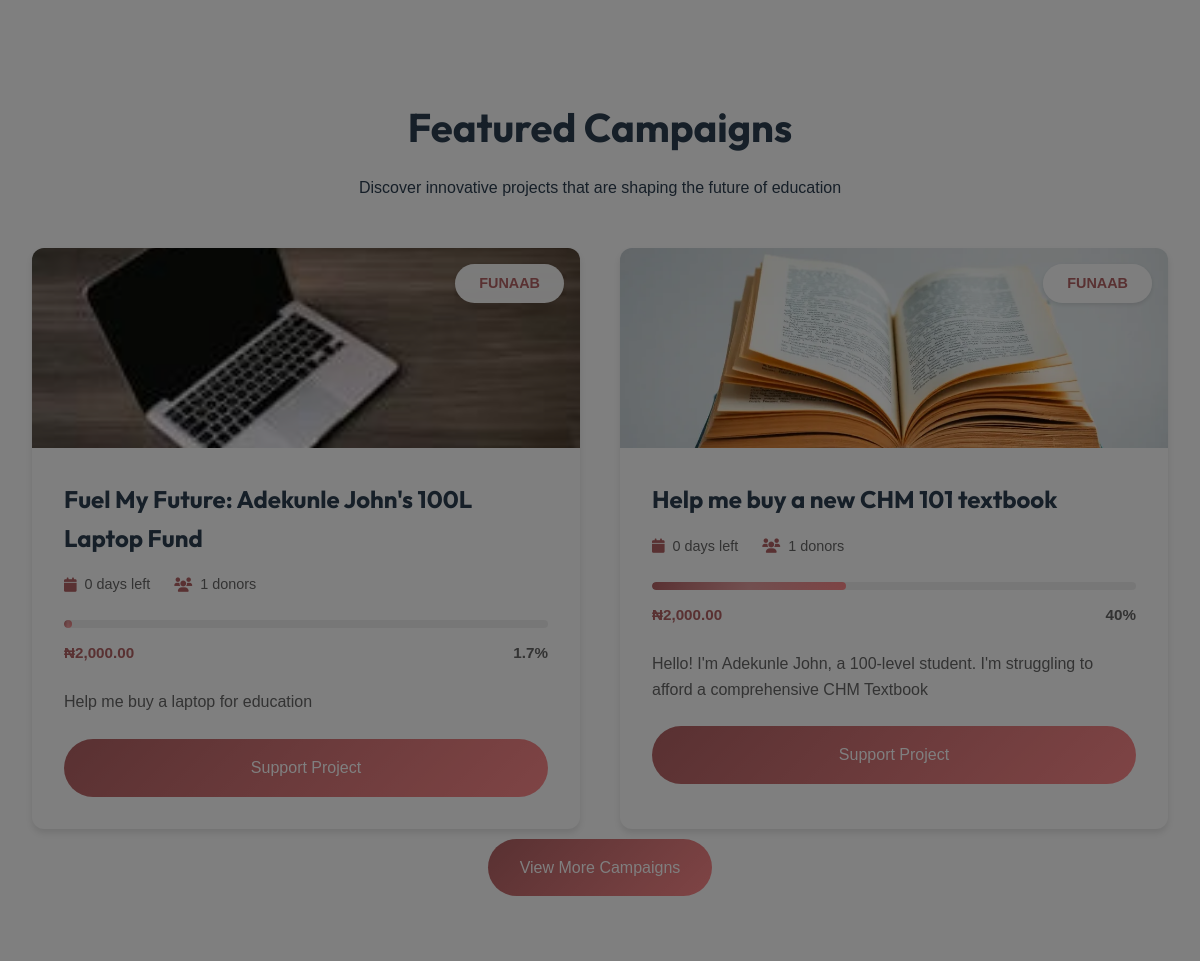
Before: / (middle part) with the older database file.
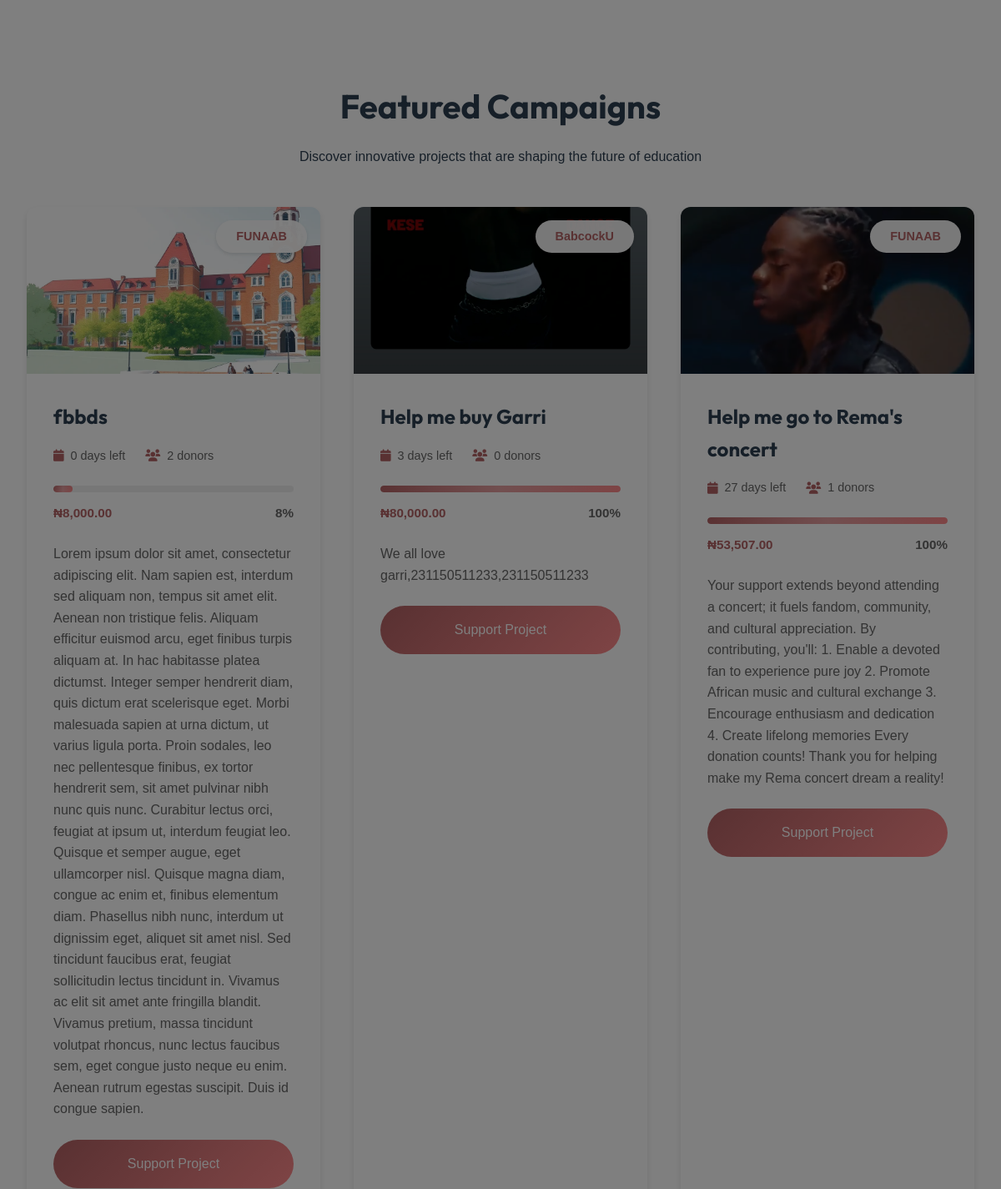
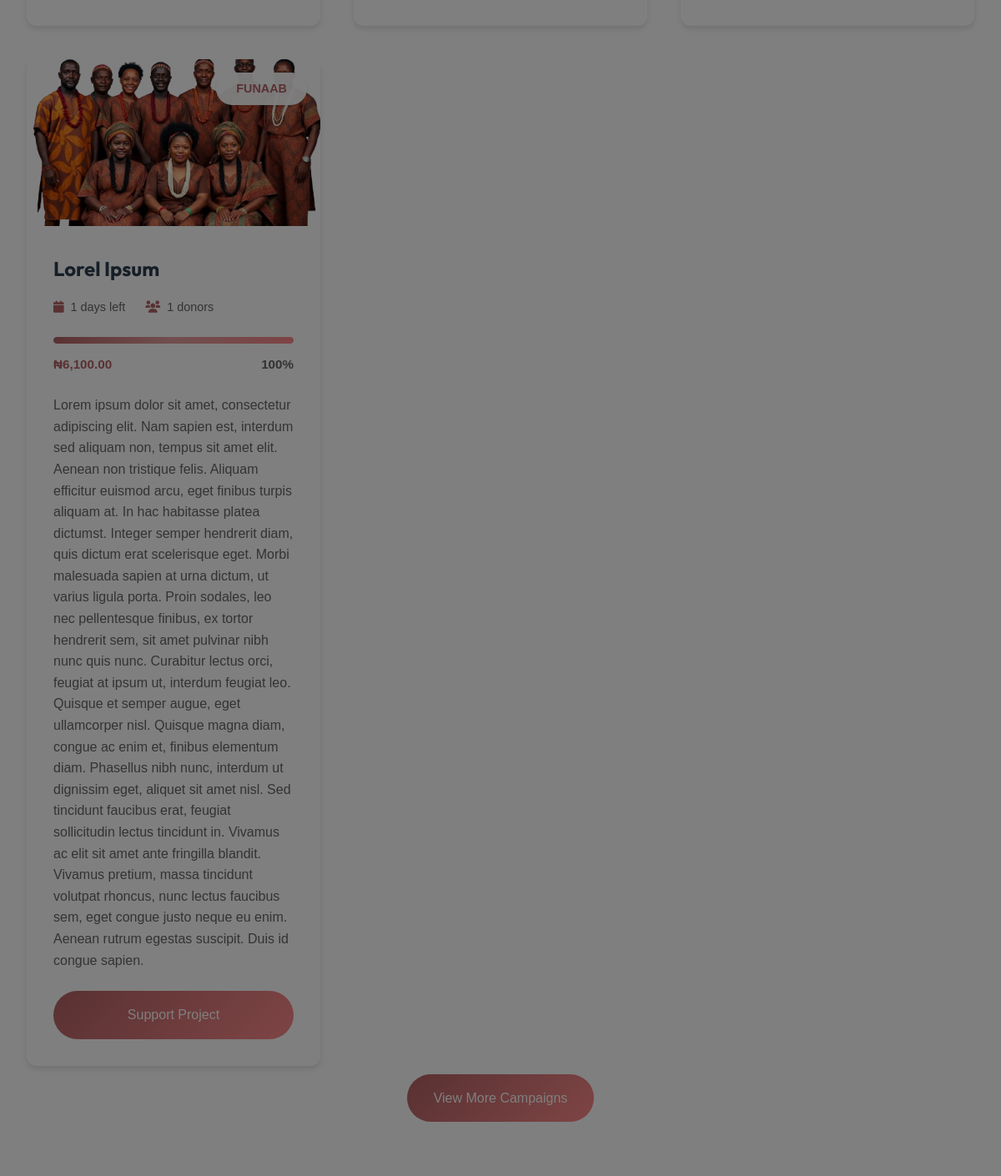
After: the same page with the newer database file (2 pictures, top to bottom).
### tables this page shows
CREATE TABLE `campaigns` (
  `id` int(11) NOT NULL,
  `title` varchar(255) NOT NULL,
  `description` text NOT NULL,
  `impact` text DEFAULT NULL,
  `importance` text DEFAULT NULL,
  `uid` int(11) NOT NULL,
  `goal_amount` decimal(15,2) NOT NULL,
  `university` varchar(200) DEFAULT NULL,
  `amount_raised` decimal(15,2) DEFAULT 0.00,
  `start_date` date NOT NULL,
  `end_date` date NOT NULL,
  `status` enum('active','completed','cancelled') DEFAULT 'active',
  `created_at` timestamp NOT NULL DEFAULT current_timestamp(),
  `updated_at` timestamp NOT NULL DEFAULT current_timestamp() ON UPDATE current_timestamp(),
  `image1` varchar(1000) NOT NULL,
  `image2` varchar(1000) DEFAULT NULL,
  `image3` varchar(1000) DEFAULT NULL,
  `image4` varchar(1000) DEFAULT NULL
);

CREATE TABLE `users` (
  `id` int(11) NOT NULL,
  `fullname` varchar(1000) NOT NULL,
  `email` varchar(200) DEFAULT NULL,
  `balance` decimal(15,2) NOT NULL DEFAULT 0.00,
  `username` varchar(30) NOT NULL,
  `phone` varchar(30) DEFAULT NULL,
  `dob` varchar(200) DEFAULT NULL,
  `country` varchar(200) DEFAULT NULL,
  `state` varchar(1000) DEFAULT NULL,
  `university` varchar(1000) DEFAULT NULL,
  `faculty` varchar(1000) DEFAULT NULL,
  `department` varchar(1000) DEFAULT NULL,
  `matric_no` varchar(1000) NOT NULL,
  `password` varchar(1000) DEFAULT NULL,
  `level` varchar(200) NOT NULL DEFAULT '100',
  `bank_id` varchar(200) DEFAULT NULL,
  `bank_account_name` varchar(200) DEFAULT NULL,
  `account_number` int(30) DEFAULT NULL,
  `created_at` varchar(1000) DEFAULT current_timestamp(),
  `last_login` varchar(1000) DEFAULT current_timestamp(),
  `gender` varchar(1000) DEFAULT NULL
);

### includes/index_functions.php (called while the page is built)
<?php
function getHomepageCampaigns($limit = 5)
{
    global $conn;
    $query = "SELECT c.*, u.department, u.university,
              DATEDIFF(c.end_date, CURRENT_DATE) as days_left,
              (SELECT COUNT(*) FROM donations WHERE campaign_id = c.id) as donors_count
              FROM campaigns c
              JOIN users u ON c.uid = u.id
              WHERE c.status = 'active'
              AND c.end_date >= CURRENT_DATE
              ORDER BY c.created_at DESC
              LIMIT ?";
    $stmt = $conn->prepare($query);
    $stmt->bind_param("i", $limit);
    $stmt->execute();
    $result = $stmt->get_result();
    return $result->fetch_all(MYSQLI_ASSOC);
}
function formatNaira($amount)
{
    return '₦' . number_format($amount, 2);
}
function calculateProgress($raised, $goal)
{
    return min(100, round(($raised / $goal) * 100, 1));
}

### index.php (the view, shortened to what this page needs)
<?php
include './config/config.php';
include './includes/index_functions.php';
$showModal = !isset($_COOKIE['university']);
$featured_campaigns = getHomepageCampaigns();
?>
<!DOCTYPE html>
<html lang="en">
<head>
    <link rel="stylesheet" href="./assets/css/landing/styles.css">
    <link rel="stylesheet" href="./assets/css/landing/nav_only.css">
    <link rel="stylesheet" href="./assets/css/animate.css">
    <link rel="stylesheet" href="https://cdnjs.cloudflare.com/ajax/libs/font-awesome/6.0.0/css/all.min.css">
</head>
<body>
    <?php if ($showModal) : ?>
        <div id="universityModal" class="modal">
        </div>
    <?php endif; ?>
    <section id="campaigns" class="campaigns">
        <div class="section-header wow fadeInUp">
            <h2>Featured Campaigns</h2>
            <p>Discover innovative projects that are shaping the future of education</p>
        </div>
        <div class="campaign-grid">
            <?php foreach ($featured_campaigns as $campaign) : ?>
                <?php
                $progress = calculateProgress($campaign['amount_raised'], $campaign['goal_amount']);
                $days_left = max(0, $campaign['days_left']);
                ?>
                <div class="campaign-card wow fadeInUp">
                    <div class="campaign-banner">
                        <img src="./assets/images/campaigns/<?php echo htmlspecialchars($campaign['image1']); ?>" alt="<?php echo htmlspecialchars($campaign['title']); ?>">
                        <div class="campaign-category"><?php echo htmlspecialchars($campaign['university']); ?></div>
                    </div>
                    <div class="campaign-content">
                        <h3><?php echo htmlspecialchars($campaign['title']); ?></h3>
                        <div class="campaign-meta">
                            <span><i class="fas fa-calendar"></i> <?php echo $days_left; ?> days left</span>
                            <span><i class="fas fa-users"></i> <?php echo $campaign['donors_count']; ?> donors</span>
                        </div>
                        <div class="progress-wrapper">
                            <div class="progress-bar">
                                <div class="progress" style="width: <?php echo $progress; ?>%"></div>
                            </div>
                            <div class="progress-stats">
                                <span class="amount"><?php echo formatNaira($campaign['amount_raised']); ?></span>
                                <span class="percentage"><?php echo $progress; ?>%</span>
                            </div>
                        </div>
                        <p><?php echo htmlspecialchars($campaign['description']); ?></p>
                        <a href="./dashboard/campaign.php?id=<?php echo $campaign['id']; ?>" class="btn-primary">Support Project</a>
                    </div>
                </div>
            <?php endforeach; ?>
        </div>
        <div style="margin: 10px;
        display:flex;justify-content:center;">
            <a href="./dashboard/discover" class="btn-primary">View More Campaigns</a>
        </div>
    </section>
</body>
</html>

### assets/css/landing/styles.css (style rules this page uses)
:root { --primary-color: #b36264; --secondary-color: #755e28; --accent-color: #b36264; --text-color: #2c3e50; --background-color: #f7f9fc; --card-background: #ffffff; --border-radius: 12px; --transition: all 0.3s ease; --shadow: 0 4px 6px rgba(0, 0, 0, 0.1); --shadow-hover: 0 10px 15px rgba(0, 0, 0, 0.15); --gradient: linear-gradient(135deg, var(--primary-color), #ff8a8c); }
html { scroll-behavior: smooth; }
body { font-family: "Plus Jakarta Sans", sans-serif; color: var(--text-color); line-height: 1.6; background-color: var(--background-color); }
h1, h2, h3, h4, h5, h6 { font-family: "Outfit", sans-serif; }
.modal { display: block; position: fixed; top: 0; left: 0; width: 100%; height: 100%; background-color: rgba(0, 0, 0, 0.5); z-index: 1000; }
.section-header { text-align: center; margin-bottom: 3rem; }
.section-header h2 { font-size: 2.5rem; margin-bottom: 1rem; }
.campaigns { padding: 6rem 2rem; background: white; }
.campaign-grid { display: grid; grid-template-columns: repeat(auto-fit, minmax(350px, 1fr)); gap: 2.5rem; max-width: 1200px; margin: 0 auto; }
.campaign-card { background: var(--card-background); border-radius: var(--border-radius); overflow: hidden; box-shadow: var(--shadow); transition: var(--transition); position: relative; }
.campaign-banner { position: relative; height: 200px; overflow: hidden; }
.campaign-banner img { width: 100%; height: 100%; object-fit: cover; transition: transform 0.5s ease; }
.campaign-category { position: absolute; top: 1rem; right: 1rem; padding: 0.5rem 1.5rem; background: rgba(255, 255, 255, 0.95); border-radius: 20px; font-size: 0.9rem; font-weight: 600; color: var(--primary-color); box-shadow: 0 2px 4px rgba(0, 0, 0, 0.1); }
.campaign-content { padding: 2rem; }
.campaign-content h3 { font-size: 1.5rem; margin-bottom: 1rem; color: var(--text-color); }
.campaign-meta { display: flex; gap: 1.5rem; margin-bottom: 1.5rem; font-size: 0.9rem; color: #666; }
.campaign-meta span { display: flex; align-items: center; gap: 0.5rem; }
.campaign-meta i { color: var(--primary-color); }
.progress-wrapper { margin: 1.5rem 0; }
.progress-bar { background: #f0f0f0; border-radius: 10px; height: 8px; overflow: hidden; position: relative; }
.progress { background: var(--gradient); height: 100%; border-radius: 10px; transition: width 1s ease-in-out; position: relative; }
.progress::after { content: ""; position: absolute; top: 0; left: 0; right: 0; bottom: 0; background: linear-gradient( 90deg, rgba(255, 255, 255, 0) 0%, rgba(255, 255, 255, 0.3) 50%, rgba(255, 255, 255, 0) 100% ); animation: shine 2s infinite; }
.progress-stats { display: flex; justify-content: space-between; margin-top: 0.8rem; font-size: 0.95rem; }
.amount { font-weight: 700; color: var(--primary-color); }
.percentage { color: #666; font-weight: 600; }
.campaign-content p { margin: 1.5rem 0; color: #666; line-height: 1.6; }
.campaign-content .btn-primary { width: 100%; justify-content: center; }
.btn-primary, .btn-secondary { display: inline-flex; align-items: center; gap: 0.5rem; padding: 1rem 2rem; border-radius: 30px; font-weight: 500; transition: var(--transition); text-decoration: none; text-align: center; justify-content: center; }
.btn-primary { background: var(--gradient); color: white; border: none; }
.wow { visibility: hidden; }

### assets/css/landing/nav_only.css (style rules this page uses)
:root { --transition: all 0.3s ease; }
* { margin: 0; padding: 0; box-sizing: border-box; }
body { font-family: Arial, sans-serif; overflow-x: hidden; }
.btn-primary, .btn-secondary { display: inline-flex; align-items: center; gap: 0.5rem; padding: 1rem 2rem; border-radius: 30px; font-weight: 500; transition: var(--transition); text-decoration: none; text-align: center; justify-content: center; }
.btn-primary { background: var(--gradient); color: white; border: none; }

Changed rows visible on the page:
added campaigns: image1 (picture), uid.university "FUNAAB", title "fbbds", days_left "0", donors_count "2", amount_raised "₦8,000.00", progress "8", description "Lorem ipsum dolor sit amet, consectetur adipiscing elit. Nam sapien est, interdum sed aliquam non, tempus sit amet elit. Aenean non tristique felis. Aliquam efficitur euismod arcu, eget finibus turpis aliquam at. In hac habitasse platea dictumst. Integer semper hendrerit diam, quis dictum erat scelerisque eget. Morbi malesuada sapien at urna dictum, ut varius ligula porta. Proin sodales, leo nec pellentesque finibus, ex tortor hendrerit sem, sit amet pulvinar nibh nunc quis nunc. Curabitur lectus orci, feugiat at ipsum ut, interdum feugiat leo. Quisque et semper augue, eget ullamcorper nisl. Quisque magna diam, congue ac enim et, finibus elementum diam. Phasellus nibh nunc, interdum ut…"
added campaigns: image1 (picture), uid.university "BabcockU", title "Help me buy Garri", days_left "3", donors_count "0", amount_raised "₦80,000.00", progress "100", description "We all love garri,231150511233,231150511233"
changed campaigns: image1: a different picture; title "Fuel My Future: Adekunle John's 100L Laptop Fund" → "Help me go to Rema's concert"; days_left "0" → "27"; amount_raised "₦2,000.00" → "₦53,507.00"; progress "1.7" → "100"; description "Help me buy a laptop for education" → "Your support extends beyond attending a concert; it fuels fandom, community, and cultural appreciation. By contributing, you'll: 1. Enable a devoted fan to experience pure joy 2. Promote African music and cultural exchange 3. Encourage enthusiasm and dedication 4. Create lifelong memories Every donation counts! Thank you for helping make my Rema concert dream a reality!"
changed campaigns: image1: a different picture; title "Help me buy a new CHM 101 textbook" → "Lorel Ipsum"; days_left "0" → "1"; amount_raised "₦2,000.00" → "₦6,100.00"; progress "40" → "100"; description "Hello! I'm Adekunle John, a 100-level student. I'm struggling to afford a comprehensive CHM Textbook" → "Lorem ipsum dolor sit amet, consectetur adipiscing elit. Nam sapien est, interdum sed aliquam non, tempus sit amet elit. Aenean non tristique felis. Aliquam efficitur euismod arcu, eget finibus turpis aliquam at. In hac habitasse platea dictumst. Integer semper hendrerit diam, quis dictum erat scelerisque eget. Morbi malesuada sapien at urna dictum, ut varius ligula porta. Proin sodales, leo nec pellentesque finibus, ex tortor hendrerit sem, sit amet pulvinar nibh nunc quis nunc. Curabitur lectus orci, feugiat at ipsum ut, interdum feugiat leo. Quisque et semper augue, eget ullamcorper nisl. Quisque magna diam, congue ac enim et, finibus elementum diam. Phasellus nibh nunc, interdum ut…"
